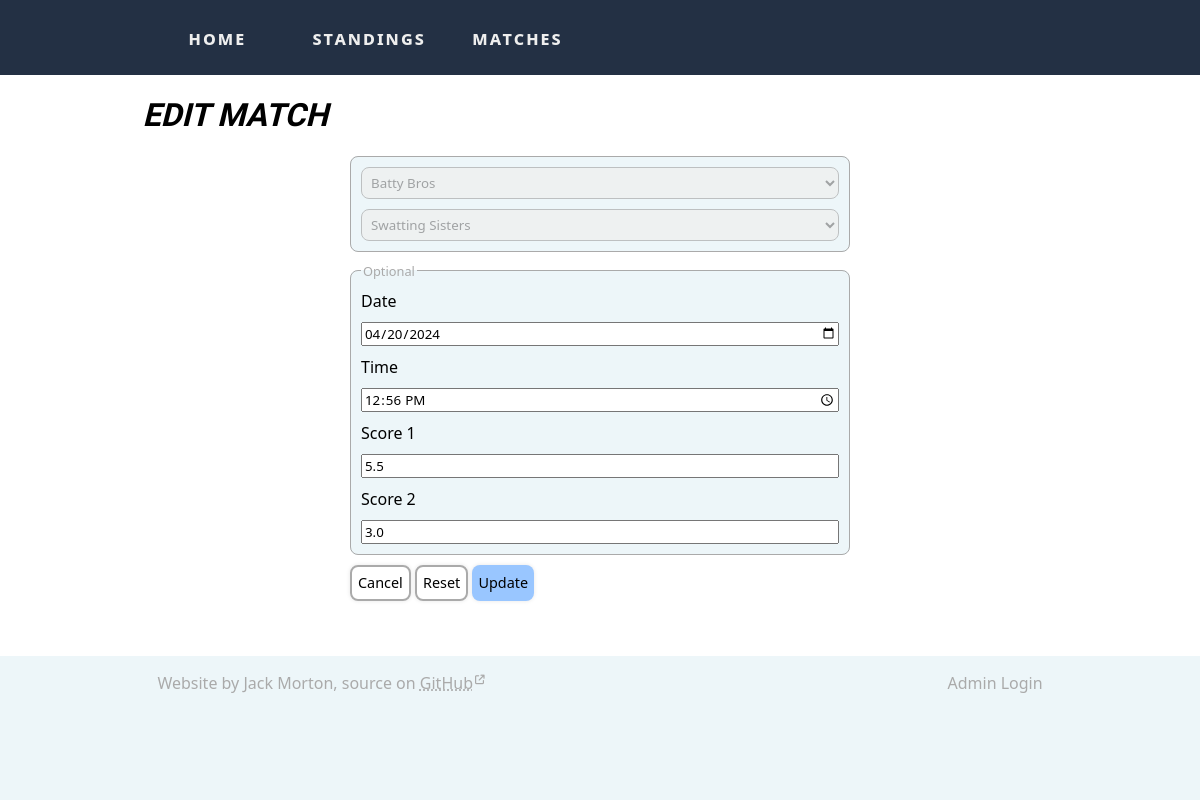
Before: /matches/1/edit with the older database file.
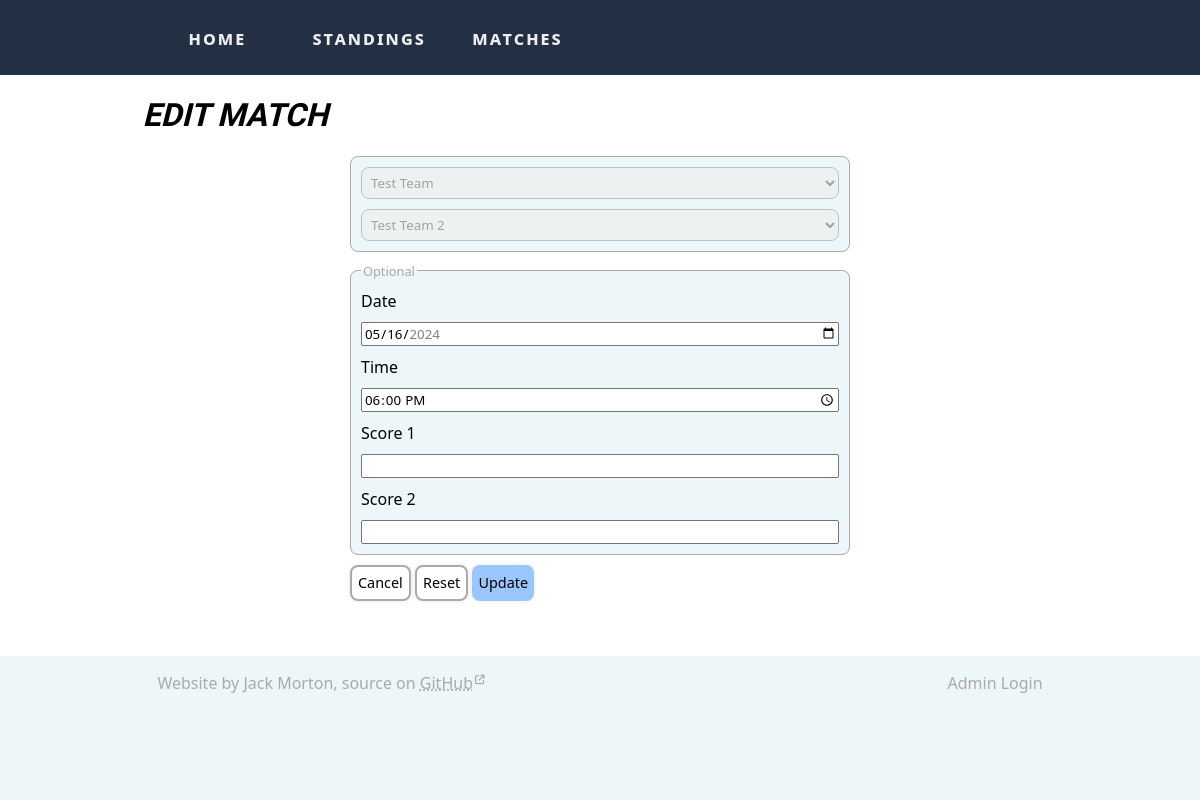
After: the same page with the newer database file.
### server/models.py (models this page shows)
class Team(db.Model):
    __tablename__ = "teams"
    id:   Mapped[int] = mapped_column(primary_key=True, nullable=False)
    name: Mapped[str] = mapped_column(nullable=False)
    year: Mapped[int] = mapped_column(nullable=False)
    matches1: Mapped[list["Match"]] = relationship(foreign_keys="Match.team1_id", back_populates="team1", lazy="dynamic")
    """Matches in which this was the first team"""
    matches2: Mapped[list["Match"]] = relationship(foreign_keys="Match.team2_id", back_populates="team2", lazy="dynamic")
    """Matches in which this was the second team"""
    players: Mapped[list["Player"]] = relationship(foreign_keys="Player.team_id", back_populates="team", lazy="dynamic")
    """Members of this team"""

class Match(db.Model):
    __tablename__ = "matches"
    id:        Mapped[int]   = mapped_column(primary_key=True, nullable=False)
    team1_id:  Mapped[int]   = mapped_column(ForeignKey('teams.id'), nullable=False)
    team2_id:  Mapped[int]   = mapped_column(ForeignKey('teams.id'), nullable=False)
    score1:    Mapped[float] = mapped_column(nullable=True)
    score2:    Mapped[float] = mapped_column(nullable=True)
    play_date: Mapped[int]   = mapped_column(nullable=True)
    """Unix epoch of the start of the date played on"""
    team1: Mapped["Team"] = relationship(foreign_keys="Match.team1_id", back_populates="matches1")
    """The first team of this match"""
    team2: Mapped["Team"] = relationship(foreign_keys="Match.team2_id", back_populates="matches2")
    """The second team of this match"""

### server/routes.py (the view)
@login_required
@app.route('/matches/<int:id>/edit', methods=["GET"])
def route_edit_match(id):
    match = db.get_or_404(Match, int(id))
    return render_template(
        'matches/edit.html',
        title     = "Edit Match",
        id        = match.id,
        team1     = match.team1.name,
        team2     = match.team2.name,
        timestamp = match.play_date,
        score1    = match.score1,
        score2    = match.score2,
        year      = match.team1.year,
        next      = request.args.get('next', default='/matches/create')
    )

### server/formatting.py (called while the page is built)
def prepare_for_date_input(timestamp: int) -> str:
    if timestamp == None or isnan(timestamp):
        return ""
    d = datetime.fromtimestamp(timestamp, UTC)
    return d.strftime("%Y-%m-%d")

def prepare_for_time_input(timestamp: int) -> str:
    if timestamp == None or isnan(timestamp):
        return ""
    d = datetime.fromtimestamp(timestamp, UTC)
    return d.strftime("%H:%M")

### server/templates/matches/edit.html
{% extends "base.html" %}
{% block content %}
<section>
<form method="POST" action="/matches/{{ id }}/edit?next={{ next }}">
    <fieldset>
        <select disabled>
            <option value="">{{ team1 }}</option>
        </select>
        <select disabled>
            <option value="">{{ team2 }}</option>
        </select>
    </fieldset>
    <fieldset>
        <legend>Optional</legend>
        <label for="date">Date</label>
        <input type="date" name="date" min="{{ year }}-01-01" max="{{ year }}-12-31" value="{{ prepare_for_date_input(timestamp) }}"/>
        <label for="time">Time</label>
        <input type="time" name="time" value="{{ prepare_for_time_input(timestamp) }}"/>
        <label for="score1">Score 1</label>
        <input type="number" name="score1" min=0 step="0.5" value="{{ score1 }}"/>
        <label for="score2">Score 2</label>
        <input type="number" name="score2" min=0 step="0.5" value="{{ score2 }}"/>
    </fieldset>
    <div>
    	<a href="{{ next }}">
            <button type="button" class="large-button cancel">Cancel</button>
        </a>
        <button type="reset" class="large-button cancel">Reset</button>
	    <button class="large-button" type="submit">Update</button>
	</div>
</form>
</section>
{% endblock %}

### server/templates/base.html (shortened to what this page needs)
<!doctype html>
<html>
    <head>
        <link rel="stylesheet" type="text/css" href="/styles/style.css">
    </head>
    <body>
        <header>
            <ul id="nav-bar">
                <li id="home"><a href="/">Home</a></li>
                <li><a href="/teams">Standings</a></li>
                <li><a href="/matches">Matches</a></li>
            </ul>
        </header>
        <div id="content-wrapper">
            <div id="content">
                <h1>{{ title }}</h1>
                {% block content %}{% endblock %}
            </div>
        </div>
        <footer>
            <div class="left">
                <p>Website by Jack Morton, source on <a class="highlight" target="_blank" href="https://github.com/JJMorton/rounders">GitHub</a></p>
            </div>
            <div class="right">
                {% if current_user.is_authenticated %}
                    <p><a href="/logout">Log Out</a></p>
                {% else %}
                    <p><a href="/login">Admin Login</a></p>
                {% endif %}
            </div>
        </footer>
    </body>
</html>

### server/static/styles/style.css (style rules this page uses)
:root { --nav-height: 75px; --mobile-nav-size: 50px; --min-page-width: 400px; --max-page-width: 100ch; --corner-radius: 8px; --content-padding: 15px; --font-color-dark: #222; --divider-color: #aaa; --divider-color-dark: #666; --color-text-dark: #111; --color-text-light: #eee; --color-accent-dark: #233044; --color-accent-light: #99c6ff; --color-mid: #aaaaaa; --color-dim: #edf6f9; --shadow: 0 0 4px 0 rgba(0, 0, 0, 0.1); }
body, html { margin: 0; padding: 0; }
body { min-height: 100vh; display: flex; flex-direction: column; }
* { font-family: system-ui, -apple-system, BlinkMacSystemFont, 'Segoe UI', Roboto, Oxygen, Ubuntu, Cantarell, 'Open Sans', 'Helvetica Neue', sans-serif; }
a { text-decoration: none; color: var(--color-text-dark); }
a.highlight { color: unset; text-decoration: underline; text-decoration-style: dotted; }
a[target="_blank"]::after { display: inline-block; vertical-align: super; font: var(--fa-font-solid); content: '\f08e'; color: var(--color-mid); font-size: 60%; margin: 0 2px; text-decoration: none; }
h1 { text-transform: uppercase; font-family: "Freeman", sans-serif; font-weight: 600; font-style: italic; position: relative; }
body { min-width: var(--min-page-width); }
header { display: flex; flex-direction: row; padding: 0 max(calc(50% - 0.5 * var(--max-page-width)), 0px); background-color: var(--color-accent-dark); }
header > #nav-bar { flex: 1; padding: 0; margin: 0; height: var(--nav-height); display: flex; flex-direction: row; list-style: none; }
#nav-bar > li { width: 150px; transition: background-color 200ms; }
#nav-bar > li > a { display: block; padding: 0 20px; box-sizing: border-box; line-height: var(--nav-height); color: var(--color-text-light); text-align: center; text-transform: lowercase; font-variant: small-caps; font-size: 120%; letter-spacing: 2px; font-weight: bold; }
#content-wrapper { width: 100%; box-sizing: border-box; padding: var(--card-gap); }
#content { max-width: var(--max-page-width); margin: 0 auto; padding: var(--content-padding); padding-top: 0; }
form { max-width: 500px; margin: 0 auto; }
fieldset { padding: 10px; border: 1px solid var(--color-mid); background-color: var(--color-dim); border-radius: var(--corner-radius); margin: 10px 0; display: flex; flex-direction: column; gap: 10px; }
legend { color: var(--color-mid); font-size: 80%; }
select { padding: 5px; border: 1px solid var(--color-mid); border-radius: var(--corner-radius); }
button { background-color: var(--color-accent-light); box-shadow: var(--shadow); outline: none; border: none; border-radius: var(--corner-radius); cursor: pointer; display: inline-flex; align-items: center; justify-content: center; gap: 5px; padding: 6px; }
button.large-button { min-width: 2.5em; height: 2.5em; font-size: 90%; }
button.large-button.cancel { background: none; border: 2px solid var(--color-mid); }
footer { flex: 1; margin-top: 40px; background-color: var(--color-dim); padding: 0 max(calc(50% - 0.5 * var(--max-page-width)), 0px); display: flex; flex-direction: row; }
footer > * { padding: 0 var(--content-padding); }
footer > .right { text-align: right; }
footer * { flex: 1; color: var(--color-mid); }

Changed rows visible on the page:
changed Team: name "Batty Bros" → "Test Team"
changed Team: name "Swatting Sisters" → "Test Team 2"
changed Match: date "04/20/2024" → "05/16/2024"; time "12:56" → "18:00"; score1 "5.5" → (not shown); score2 "3.0" → (not shown)
